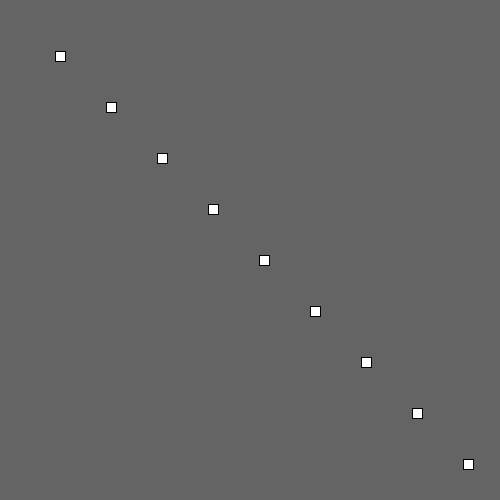
Frame 1 (no input)
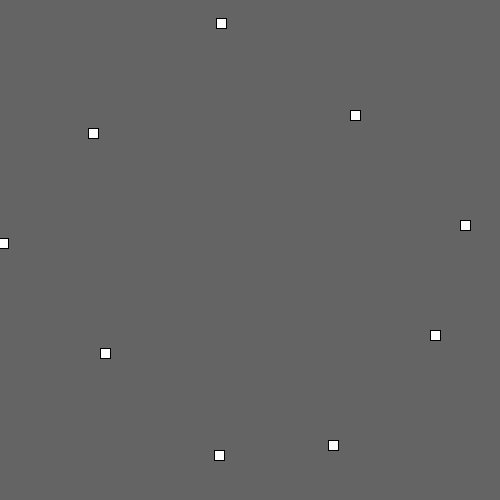
Frame 60 (the mouse pressed at the canvas centre just before this capture)
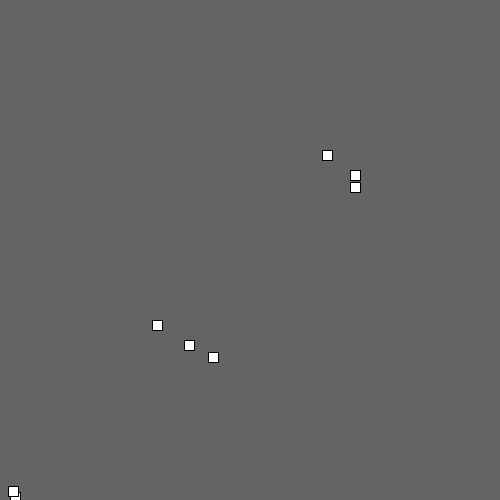
Frame 120 (the mouse held since frame 60 and released just before this capture)

The Processing sketch that drew these frames (run headless with seeded random() and noise(); from frame 60 on, the mouse is pressed at the canvas centre):

// Processing sketch: processing_58380
// ── processing_58380.pde

int rAmount = 255;

int [] x = new int [rAmount];
int [] y = new int [rAmount];

int [] xS = new int [rAmount];
int [] yS = new int [rAmount];



void setup () 
{ 
  size (500,500);
  
  for(int i = 0; i<rAmount; i++)
  {
    x[i] = 50*(i+1);
    y[i] = 50*(i+1);
    
    xS[i] = i+5; //hiz
    yS[i] = i+1;
  }
  

}

void draw () 
{
  background(100); // arkada kareler kalmamasi icin
  
  for (int i=0; i<rAmount; i++) 
  {
    x[i] = x[i] + xS[i];
    y[i] = y[i] + yS[i];
    
    if (y[i]>=height || y[i]<=0) 
    {
      yS[i]= yS[i]*-1;
    }
    
    if (x[i]>=width || x[i]<=0)
    {
       xS[i]=xS[i]*-1;
    }
    
    rect(x[i],y[i],10,10); // karelerin boyutlari ayni olmasin diyosan 10 yerine x[i], y[i] koy
  }

}
